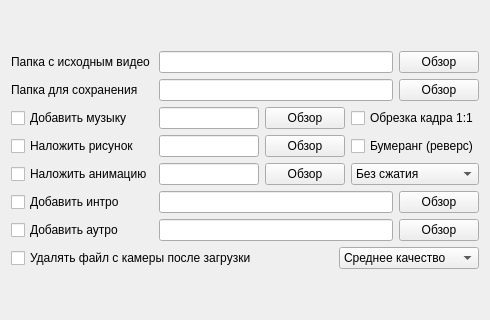
<?xml version="1.0" encoding="UTF-8"?>
<ui version="4.0">
 <class>VideoEffects</class>
 <widget class="QWidget" name="VideoEffects">
  <property name="geometry">
   <rect>
    <x>0</x>
    <y>0</y>
    <width>490</width>
    <height>320</height>
   </rect>
  </property>
  <property name="sizePolicy">
   <sizepolicy hsizetype="Preferred" vsizetype="Fixed">
    <horstretch>0</horstretch>
    <verstretch>0</verstretch>
   </sizepolicy>
  </property>
  <property name="minimumSize">
   <size>
    <width>450</width>
    <height>260</height>
   </size>
  </property>
  <property name="maximumSize">
   <size>
    <width>1000</width>
    <height>320</height>
   </size>
  </property>
  <property name="baseSize">
   <size>
    <width>0</width>
    <height>0</height>
   </size>
  </property>
  <property name="windowTitle">
   <string>Form</string>
  </property>
  <layout class="QVBoxLayout" name="verticalLayout">
   <item>
    <layout class="QGridLayout" name="gridLayout">
     <property name="sizeConstraint">
      <enum>QLayout::SetMaximumSize</enum>
     </property>
     <item row="6" column="1">
      <layout class="QHBoxLayout" name="horizontalLayout_6">
       <item>
        <widget class="QLineEdit" name="imageOverlayPath">
         <property name="enabled">
          <bool>true</bool>
         </property>
         <property name="sizePolicy">
          <sizepolicy hsizetype="MinimumExpanding" vsizetype="Fixed">
           <horstretch>0</horstretch>
           <verstretch>0</verstretch>
          </sizepolicy>
         </property>
        </widget>
       </item>
       <item>
        <widget class="QPushButton" name="imageOverlayDialog">
         <property name="enabled">
          <bool>true</bool>
         </property>
         <property name="text">
          <string>Обзор</string>
         </property>
        </widget>
       </item>
      </layout>
     </item>
     <item row="5" column="2">
      <widget class="QCheckBox" name="cropVideo1x1">
       <property name="enabled">
        <bool>true</bool>
       </property>
       <property name="text">
        <string>Обрезка кадра 1:1</string>
       </property>
      </widget>
     </item>
     <item row="7" column="1">
      <layout class="QHBoxLayout" name="horizontalLayout_5">
       <item>
        <widget class="QLineEdit" name="videoOverlayPath">
         <property name="enabled">
          <bool>true</bool>
         </property>
         <property name="sizePolicy">
          <sizepolicy hsizetype="MinimumExpanding" vsizetype="Fixed">
           <horstretch>0</horstretch>
           <verstretch>0</verstretch>
          </sizepolicy>
         </property>
        </widget>
       </item>
       <item>
        <widget class="QPushButton" name="videoOverlayDialog">
         <property name="enabled">
          <bool>true</bool>
         </property>
         <property name="text">
          <string>Обзор</string>
         </property>
        </widget>
       </item>
      </layout>
     </item>
     <item row="5" column="1">
      <layout class="QHBoxLayout" name="horizontalLayout_8">
       <item>
        <widget class="QLineEdit" name="audioOverlayPath">
         <property name="enabled">
          <bool>true</bool>
         </property>
         <property name="sizePolicy">
          <sizepolicy hsizetype="MinimumExpanding" vsizetype="Fixed">
           <horstretch>0</horstretch>
           <verstretch>0</verstretch>
          </sizepolicy>
         </property>
        </widget>
       </item>
       <item>
        <widget class="QPushButton" name="audioOverlayDialog">
         <property name="enabled">
          <bool>true</bool>
         </property>
         <property name="text">
          <string>Обзор</string>
         </property>
        </widget>
       </item>
      </layout>
     </item>
     <item row="9" column="1" colspan="2">
      <layout class="QHBoxLayout" name="horizontalLayout_9">
       <item>
        <widget class="QLineEdit" name="outroVideoPath">
         <property name="enabled">
          <bool>true</bool>
         </property>
         <property name="sizePolicy">
          <sizepolicy hsizetype="MinimumExpanding" vsizetype="Fixed">
           <horstretch>0</horstretch>
           <verstretch>0</verstretch>
          </sizepolicy>
         </property>
        </widget>
       </item>
       <item>
        <widget class="QPushButton" name="outroVideoDialog">
         <property name="enabled">
          <bool>true</bool>
         </property>
         <property name="text">
          <string>Обзор</string>
         </property>
        </widget>
       </item>
      </layout>
     </item>
     <item row="8" column="1" colspan="2">
      <layout class="QHBoxLayout" name="horizontalLayout_10">
       <item>
        <widget class="QLineEdit" name="introVideoPath">
         <property name="enabled">
          <bool>true</bool>
         </property>
         <property name="sizePolicy">
          <sizepolicy hsizetype="MinimumExpanding" vsizetype="Fixed">
           <horstretch>0</horstretch>
           <verstretch>0</verstretch>
          </sizepolicy>
         </property>
        </widget>
       </item>
       <item>
        <widget class="QPushButton" name="introVideoDialog">
         <property name="enabled">
          <bool>true</bool>
         </property>
         <property name="text">
          <string>Обзор</string>
         </property>
        </widget>
       </item>
      </layout>
     </item>
     <item row="0" column="1" colspan="2">
      <layout class="QHBoxLayout" name="horizontalLayout">
       <item>
        <widget class="QLineEdit" name="originalVideoPath">
         <property name="sizePolicy">
          <sizepolicy hsizetype="MinimumExpanding" vsizetype="Fixed">
           <horstretch>0</horstretch>
           <verstretch>0</verstretch>
          </sizepolicy>
         </property>
        </widget>
       </item>
       <item>
        <widget class="QPushButton" name="openVideoDialog">
         <property name="text">
          <string>Обзор</string>
         </property>
        </widget>
       </item>
      </layout>
     </item>
     <item row="7" column="2">
      <widget class="QComboBox" name="comboCompression">
       <property name="enabled">
        <bool>true</bool>
       </property>
       <property name="sizePolicy">
        <sizepolicy hsizetype="Minimum" vsizetype="Fixed">
         <horstretch>0</horstretch>
         <verstretch>0</verstretch>
        </sizepolicy>
       </property>
       <property name="currentIndex">
        <number>0</number>
       </property>
       <item>
        <property name="text">
         <string>Без сжатия</string>
        </property>
       </item>
       <item>
        <property name="text">
         <string>720p</string>
        </property>
       </item>
       <item>
        <property name="text">
         <string>1080p</string>
        </property>
       </item>
      </widget>
     </item>
     <item row="6" column="2">
      <widget class="QCheckBox" name="reverseVideo">
       <property name="enabled">
        <bool>true</bool>
       </property>
       <property name="text">
        <string>Бумеранг (реверс)</string>
       </property>
      </widget>
     </item>
     <item row="1" column="1" colspan="2">
      <layout class="QHBoxLayout" name="horizontalLayout_3">
       <item>
        <widget class="QLineEdit" name="savingVideoPath"/>
       </item>
       <item>
        <widget class="QPushButton" name="saveVideoDialog">
         <property name="text">
          <string>Обзор</string>
         </property>
        </widget>
       </item>
      </layout>
     </item>
     <item row="1" column="0">
      <widget class="QLabel" name="label_3">
       <property name="text">
        <string>Папка для сохранения</string>
       </property>
      </widget>
     </item>
     <item row="0" column="0">
      <widget class="QLabel" name="label">
       <property name="text">
        <string>Папка c исходным видео</string>
       </property>
      </widget>
     </item>
     <item row="10" column="0" colspan="3">
      <layout class="QHBoxLayout" name="horizontalLayout_4">
       <item>
        <widget class="QCheckBox" name="removeFromCamera">
         <property name="enabled">
          <bool>true</bool>
         </property>
         <property name="text">
          <string>Удалять файл с камеры после загрузки</string>
         </property>
        </widget>
       </item>
       <item>
        <spacer name="horizontalSpacer">
         <property name="orientation">
          <enum>Qt::Horizontal</enum>
         </property>
         <property name="sizeHint" stdset="0">
          <size>
           <width>40</width>
           <height>20</height>
          </size>
         </property>
        </spacer>
       </item>
       <item>
        <widget class="QComboBox" name="convertQuality">
         <property name="sizePolicy">
          <sizepolicy hsizetype="Maximum" vsizetype="Fixed">
           <horstretch>0</horstretch>
           <verstretch>0</verstretch>
          </sizepolicy>
         </property>
         <property name="minimumSize">
          <size>
           <width>135</width>
           <height>0</height>
          </size>
         </property>
         <property name="maximumSize">
          <size>
           <width>140</width>
           <height>16777215</height>
          </size>
         </property>
         <property name="currentIndex">
          <number>1</number>
         </property>
         <item>
          <property name="text">
           <string>Высокое качество (медленно)</string>
          </property>
         </item>
         <item>
          <property name="text">
           <string>Среднее качество</string>
          </property>
         </item>
         <item>
          <property name="text">
           <string>Низкое качество (быстро)</string>
          </property>
         </item>
        </widget>
       </item>
      </layout>
     </item>
     <item row="5" column="0">
      <widget class="QCheckBox" name="audioOverlay">
       <property name="enabled">
        <bool>true</bool>
       </property>
       <property name="text">
        <string>Добавить музыку</string>
       </property>
      </widget>
     </item>
     <item row="6" column="0">
      <widget class="QCheckBox" name="imageOverlay">
       <property name="enabled">
        <bool>true</bool>
       </property>
       <property name="text">
        <string>Наложить рисунок</string>
       </property>
      </widget>
     </item>
     <item row="7" column="0">
      <widget class="QCheckBox" name="videoOverlay">
       <property name="enabled">
        <bool>true</bool>
       </property>
       <property name="text">
        <string>Наложить анимацию</string>
       </property>
      </widget>
     </item>
     <item row="8" column="0">
      <widget class="QCheckBox" name="introVideo">
       <property name="enabled">
        <bool>true</bool>
       </property>
       <property name="text">
        <string>Добавить интро</string>
       </property>
      </widget>
     </item>
     <item row="9" column="0">
      <widget class="QCheckBox" name="outroVideo">
       <property name="enabled">
        <bool>true</bool>
       </property>
       <property name="text">
        <string>Добавить аутро</string>
       </property>
      </widget>
     </item>
    </layout>
   </item>
  </layout>
 </widget>
 <resources/>
 <connections/>
</ui>
